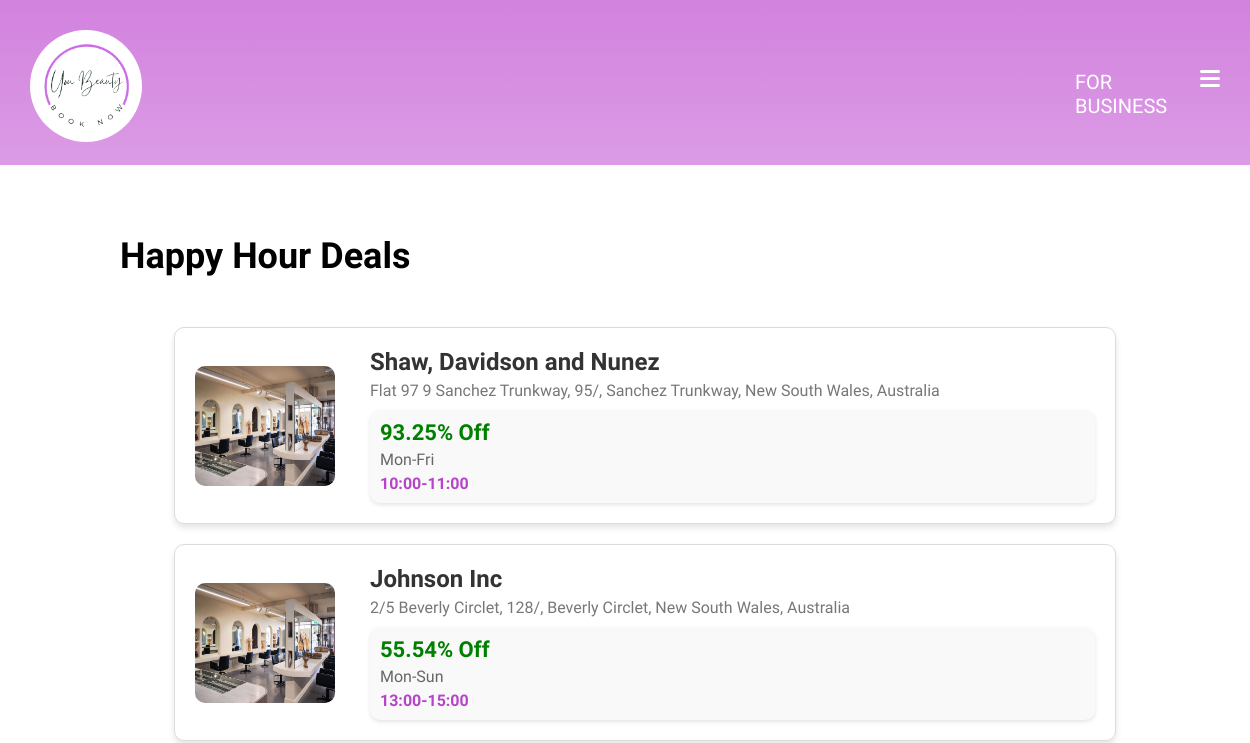
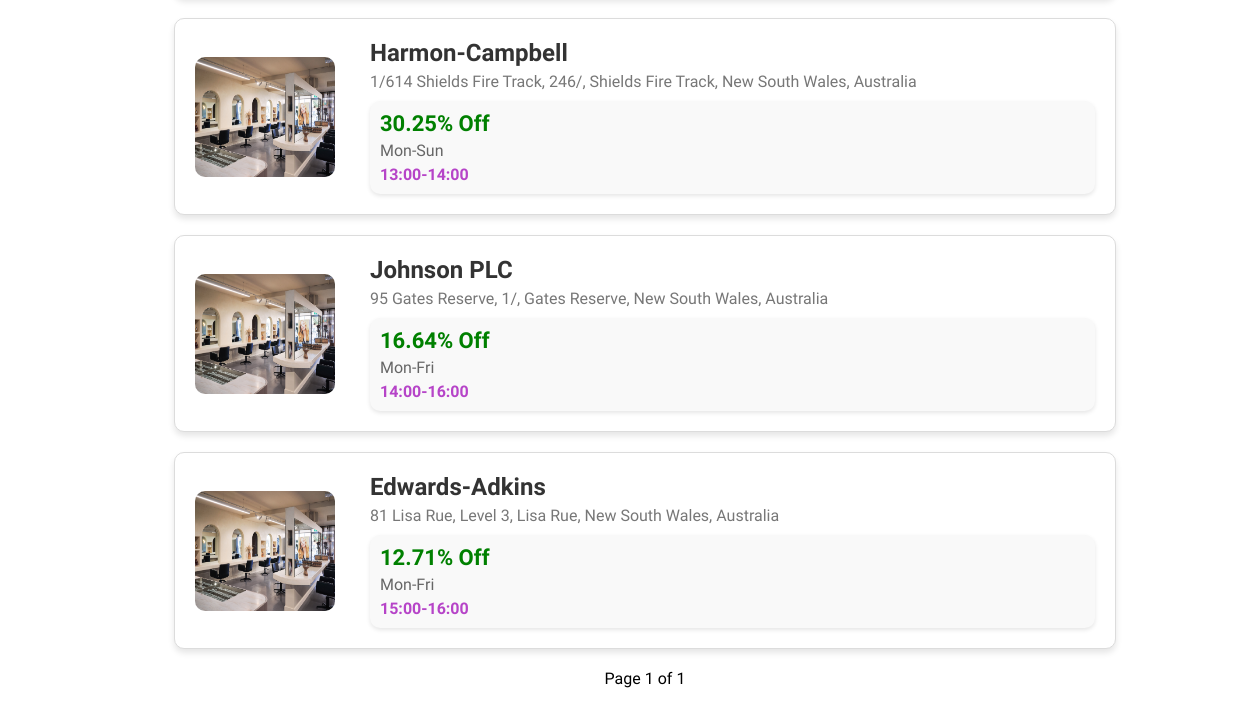
The app's page /happy-hour-deals, older data (2 pictures, top to bottom).
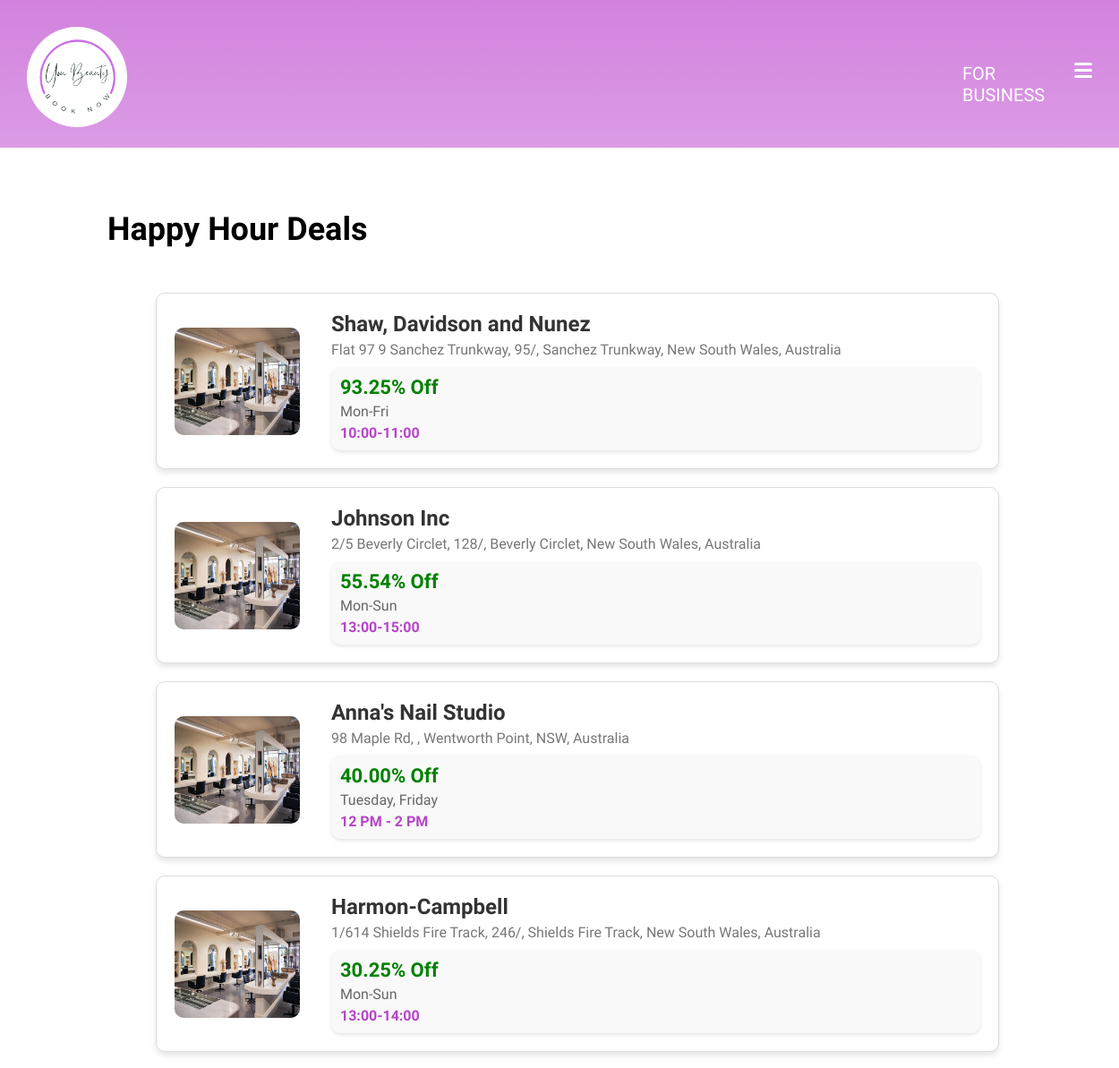
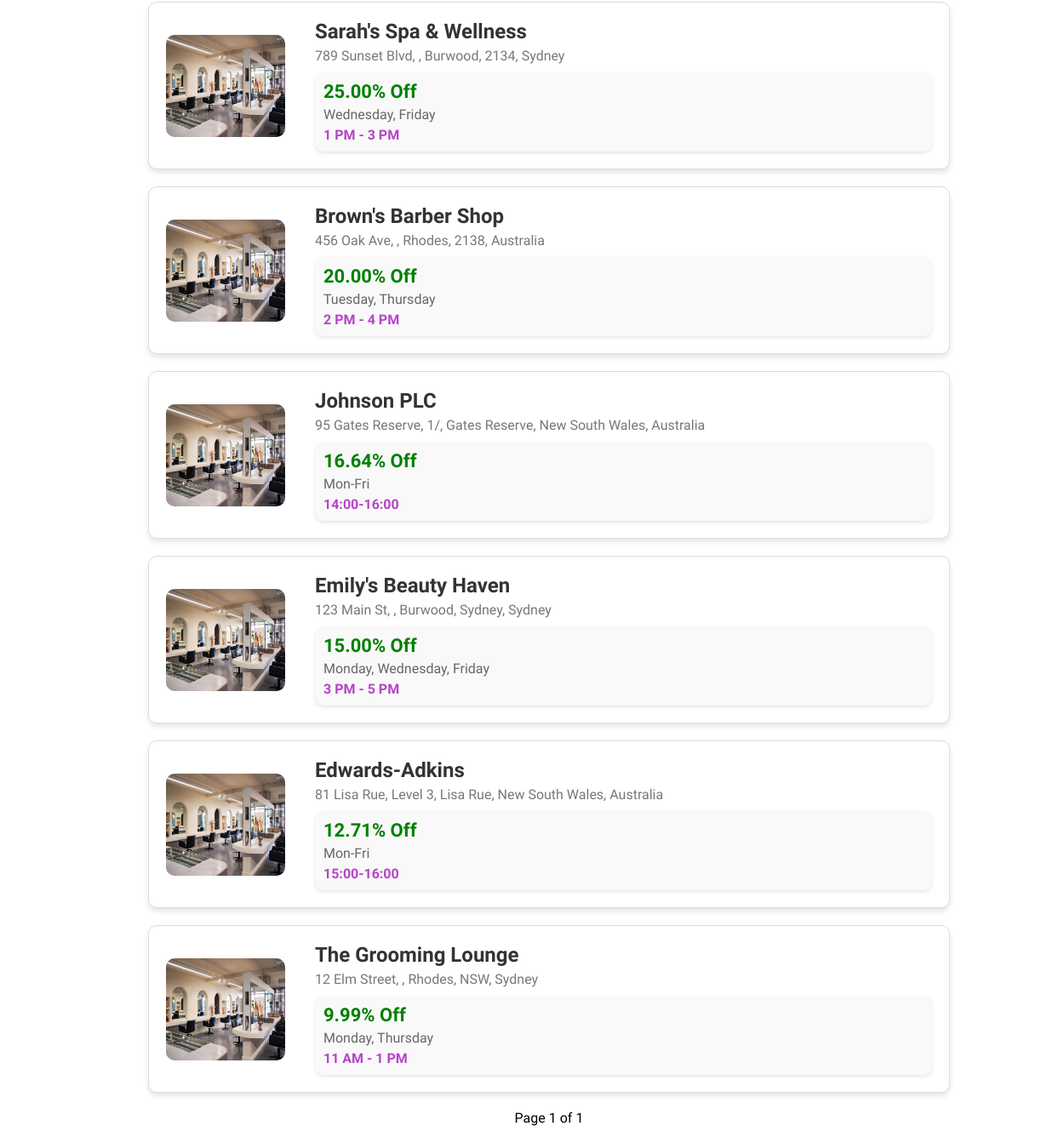
The same page, newer data (2 pictures, top to bottom).
### salons/models.py (models this page shows, shortened)
class SalonInfo(models.Model):
    salon_name = models.CharField(max_length=255)
    salon_address = models.OneToOneField(SalonAddress, on_delete=models.CASCADE)
    salon_photo = models.ImageField(upload_to='salon_photos/', blank=True, null=True)
    salon_openingtime = models.TimeField()
    salon_closingtime = models.TimeField()
    happyhour_times = models.CharField(max_length=255)
    happyhour_days = models.CharField(max_length=255)
    happyhour_discount = models.DecimalField(max_digits=5, decimal_places=2)

class SalonAddress(models.Model):
    address_line1 = models.CharField(max_length=255)
    address_line2 = models.CharField(max_length=255, blank=True, null=True)
    suburb = models.CharField(max_length=100)
    state = models.CharField(max_length=100)
    postcode = models.CharField(max_length=10)
    country = models.CharField(max_length=100)
    def __str__(self):
        return f'{self.address_line1}, {self.address_line2}, {self.suburb}, {self.state}, {self.country}'

### customers/views.py (the view)
# urls.py: path('happy-hour-deals', views.HappyHourView, name='happy_hour'),
def HappyHourView(request):
    salons = SalonInfo.objects.filter(happyhour_discount__isnull=False).order_by('-happyhour_discount')
    paginator = Paginator(salons, 10)
    page_number = request.GET.get('page', 1) # find the current page number, default is 1
    salon_page = paginator.get_page(page_number)
    return render(request, 'happy_hour.html', {'salons': salon_page})

### accounts/context_processors.py (called while the page is built, shortened)
def global_variable(request):
    is_authenticated_customer = False
    current_user = request.user
    print(f"{current_user} is authenticated customer: {is_authenticated_customer}")
    return {
        "is_authenticated_customer": is_authenticated_customer,
    }

### templates/happy_hour.html (shortened to what this page needs)
{% extends "base.html" %}
{% load static %}
{% block content %}
<head>
    <link rel="stylesheet" type="text/css" href="{% static 'css/happy-hour.css' %}">
</head>
<div class="top-bar"></div>
<div class="happy-hour-container">
    <h1>Happy Hour Deals</h1>
    <div class="happy-hour-cards-container">
        {% for salon in salons %}
        <a href="{% url 'salons:salon_page' salon.id %}">
            <div class="happy-hour-card">
                <img src="{% static 'design/salon-image.jpg' %}" alt="Salon Image" class="happy-hour-image">
                <div class="happy-hour-details">
                    <h2>{{ salon.salon_name }}</h2>
                    <p>{{ salon.salon_address }}</p>
                    <div class="happy-hour-highlight">
                        <span class="happy-hour-discount">{{ salon.happyhour_discount }}% Off</span>
                        <span class="happy-hour-days">{{ salon.happyhour_days }}</span>
                        <span class="happy-hour-times">{{ salon.happyhour_times }}</span>
                    </div>
                </div>
            </div>
        </a>
        {% endfor %}
        <div class="pagination">
            <span class="step-links">
                <span class="current">Page {{ salons.number }} of {{ salons.paginator.num_pages }}</span>
            </span>
        </div>
    </div>
</div>
{% endblock %}

### templates/base.html (shortened to what this page needs)
<!DOCTYPE html>
<html lang="en">
{% load static %}
<head>
    <link rel="stylesheet" type="text/css" href="{% static 'css\style.css' %}">
</head>
<body>
  <div class="background">
    <section class="logo-section">
        <div class="logo-container">
            {% if user.is_authenticated and is_authenticated_customer %}
                <a href="{% url 'home' %}">
                    <div class="image-container">
                        <img loading="lazy" src="{% static 'design/logo.png' %}" class="logo" alt="logo">
                    </div>
                </a>
            {% elif user.is_authenticated %}
                <a href="{% url 'forBusiness' %}">
                    <div class="image-container">
                        <img loading="lazy" src="{% static 'design/logo.png' %}" class="logo" alt="logo">
                    </div>
                </a>
            {% else %}
                <a href="{% url 'home' %}">
                    <div class="image-container">
                        <img loading="lazy" src="{% static 'design/logo.png' %}" class="logo" alt="logo">
                    </div>
                </a>
            {% endif %}
        </div>
    </section>
    {% if user.is_authenticated %}
        <!-- Hi {{ user.username }}!
        <li><a class="active" href="{% url 'profile' %}">Profile</a></li>
        <a href="{% url 'faq' %}">F.A.Q</a> -->
    {% else %}
        <header>
            <nav>
                <a href="{% url 'forBusiness' %}">For Business</a>
            </nav>
        </header>
    {% endif %}
    <label class="hamburger">
        <input type="checkbox" id="check">
    </label>
    <main>
        {% block content %}
        {% endblock %}
    </main>
  </div>
</body>

### static/css/style.css (style rules this page uses)
* { padding: 0; margin: 0; }
body { padding-bottom: 100px; }
.background { width: 100%; height: 100vh; background-image: linear-gradient(#D282DE, #fff); background-size: cover; background-repeat: no-repeat; }
.logo-container { aspect-ratio: 1; border-radius: 50%; width: 112px; max-width: 100%; position: absolute; background-color: #fff; margin-top: 30px; margin-left: 30px; }
.logo { object-fit: contain; object-position: 6px 5px; width: 90%; height: 90%; }
header { display: flex; color: #fff; font: 400 20px 'Julius Sans One', sans-serif; position: absolute; margin-top: 70px; margin-left: 86%; margin-right: 100px; text-transform: uppercase; width: fit-content; }
a { text-decoration: none; color: #fff }
:root { --bar-width: 20px; --bar-height: 3px; --hamburger-gap: 4px; --background: #fff; --animation-timing: 200ms ease-in-out; }
.hamburger { display: flex; flex-direction: column; align-items: end; gap: var(--hamburger-gap); width: fit-content; margin-left: 96%; position: absolute; top: 70px; z-index: 2; cursor: pointer; }
.hamburger::before, .hamburger::after, .hamburger input { content: ""; width: var(--bar-width); height: var(--bar-height); background-color: var(--background); border-radius: 20px; transform-origin: right center; transition: opacity var(--animation-timing), width var(--animation-timing), rotate var(--animation-timing), translate var(--animation-timing); }
.hamburger input { appearance: none; padding: 0; margin: 0; outline: none; pointer-events: none; }

### static/css/happy-hour.css (style rules this page uses)
.top-bar { background: #DCA8F5; height: 165px; position: relative; width: 100vw; z-index: -1; top: 0; left: 0; }
.happy-hour-container { background-color: white; min-height: 100vh; width: 100%; padding: 20px; font-family: 'Kanit', sans-serif; display: flex; flex-direction: column; align-items: center; }
.happy-hour-container h1 { margin-left: 100px; margin-bottom: 50px; margin-top: 50px; text-align: left; color: black; font-size: 36px; font-weight: bold; align-self: flex-start; }
.happy-hour-cards-container { display: flex; flex-direction: column; width: 80%; }
.happy-hour-card { display: flex; align-items: center; justify-content: space-between; border: 1px solid #dcdcdc; border-radius: 10px; padding: 20px; margin-bottom: 20px; background-color: white; box-shadow: 0 4px 6px rgba(0, 0, 0, 0.1); max-width: 900px; margin-left: auto; margin-right: auto; }
.happy-hour-card img.happy-hour-image { width: 140px; height: 120px; border-radius: 10px; margin-right: 15px; }
.happy-hour-details { flex: 1; margin-left: 20px; }
.happy-hour-details h2 { margin: 0; font-size: 24px; font-weight: bold; color: #333; }
.happy-hour-details p { margin: 5px 0; color: #777; font-size: 16px; }
.happy-hour-highlight { display: flex; flex-direction: column; margin-top: 10px; padding: 10px; background-color: #f9f9f9; border-radius: 10px; box-shadow: 0 2px 4px rgba(0, 0, 0, 0.1); }
.happy-hour-discount { font-size: 22px; font-weight: bold; color: green; }
.happy-hour-days, .happy-hour-times { font-size: 16px; color: #666; margin-top: 5px; }
.happy-hour-details .happy-hour-times { font-weight: bold; color: #b644c8; }
.pagination { max-width: fit-content; margin-left: auto; margin-right: auto; }

Row changes from the older to the newer data that the page shows:
added SalonInfo: salon_name "Anna's Nail Studio", salon_address "98 Maple Rd, , Wentworth Point, NSW, Australia", happyhour_discount "40.00", happyhour_days "Tuesday, Friday", happyhour_times "12 PM - 2 PM"
added SalonInfo: salon_name "Sarah's Spa & Wellness", salon_address "789 Sunset Blvd, , Burwood, 2134, Sydney", happyhour_discount "25.00", happyhour_days "Wednesday, Friday", happyhour_times "1 PM - 3 PM"
added SalonInfo: salon_name "Brown's Barber Shop", salon_address "456 Oak Ave, , Rhodes, 2138, Australia", happyhour_discount "20.00", happyhour_days "Tuesday, Thursday", happyhour_times "2 PM - 4 PM"
added SalonInfo: salon_name "Emily's Beauty Haven", salon_address "123 Main St, , Burwood, Sydney, Sydney", happyhour_discount "15.00", happyhour_days "Monday, Wednesday, Friday", happyhour_times "3 PM - 5 PM"
added SalonInfo: salon_name "The Grooming Lounge", salon_address "12 Elm Street, , Rhodes, NSW, Sydney", happyhour_discount "9.99", happyhour_days "Monday, Thursday", happyhour_times "11 AM - 1 PM"
